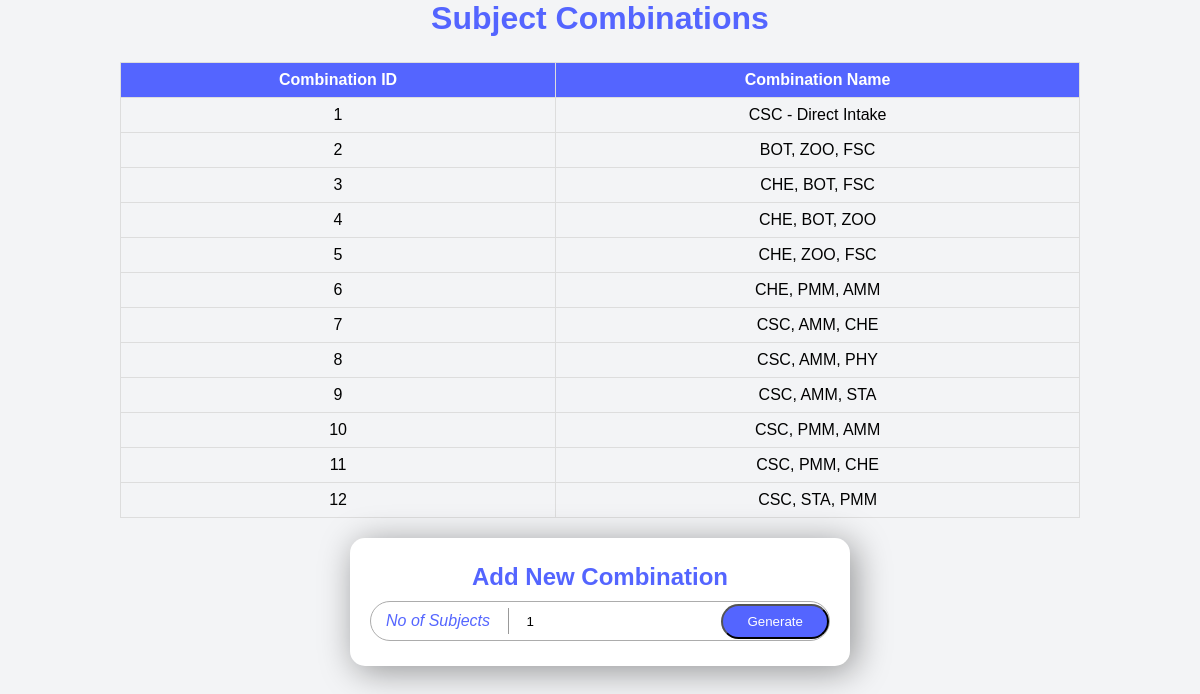
Before: /admin/subject_combination.php with the older database file.
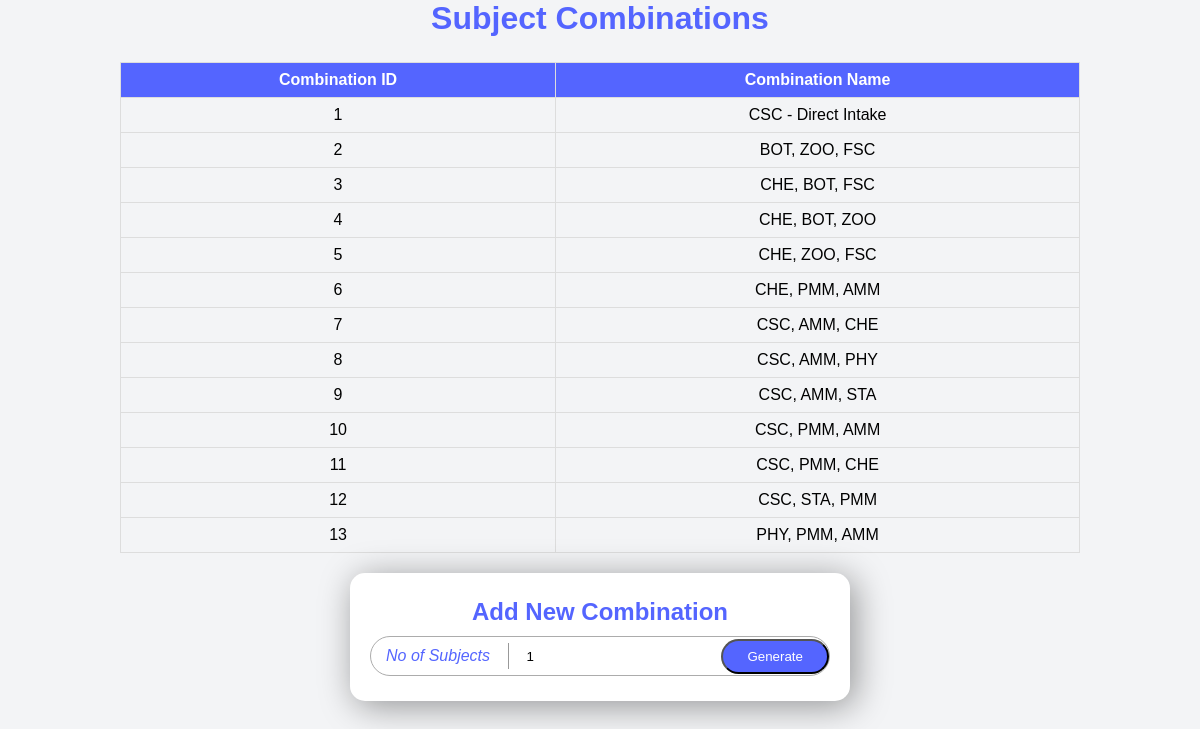
After: the same page with the newer database file.
### tables this page shows
CREATE TABLE `combination` (
  `combinationID` int(11) NOT NULL AUTO_INCREMENT,
  `combinationName` varchar(50) NOT NULL,
  PRIMARY KEY (`combinationID`)
);

### admin/subject_combination.php (the view, shortened to what this page needs)
<?php
require_once("../config/connect.php");
?>
<link rel="stylesheet" href="../assets/css/gen_combinations.css">
<h1 class="sub_comb">Subject Combinations</h1>
<table border="1">
    <tr>
        <th>Combination ID</th>
        <th>Combination Name</th>
    </tr>
    <?php
    $getCombinationsQuery = "SELECT * FROM combination";
    $combinations = mysqli_query($con, $getCombinationsQuery);
    while ($combination = mysqli_fetch_assoc($combinations)) {
        echo "<tr>";
        echo "<td>" . $combination['combinationID'] . "</td>";
        echo "<td>" . $combination['combinationName'] . "</td>";
        echo "</tr>";
    }
    ?>
</table>
<div class="form-container">
    <h2 class="text-center text-primary">Add New Combination</h2>
    <form action="" method="post" id="combinationForm">
        <div class="text-input">
            <i class="fa-solid fa-clipboard-list-check text-primary">No of Subjects</i>
            <input type="number" id="subjectCount" name="subjectCount" min="1" value="1" max="4"
                   placeholder="Number of Subjects" class="w-full outline-none">
            <button type="button" id="generateButton" class="btn btn-primary mt-3">Generate</button>
        </div>
    </form>
</div>

### assets/css/gen_combinations.css (style rules this page uses)
* { margin: 0; padding: 0; box-sizing: border-box; font-family: "Montserrat", sans-serif; }
h1 { text-align: center; color: var(--primary); }
h2 { text-align: center; color: var(--primary); }
table { border-collapse: collapse; width: 80%; margin: auto; margin-top: 20px; margin-bottom: 20px; }
th, td { border: 1px solid #ddd; padding: 8px; text-align: center; }
th { background-color: var(--primary); color: white; }
.form-container { background-color: white; border-radius: 15px; box-shadow: 5px 5px 35px rgba(0, 0, 0, 0.4); padding: 20px; margin: 20px auto; width: 80%; max-width: 500px; }
h2.text-primary { padding-top:5px; }
h1.sub_comb { padding-bottom:5px; }
.text-input { height: 40px; display: flex; align-items: center; justify-content: space-between; gap: 10px; border: 1px solid #acacac; border-radius: 999px; padding: 5px 15px; padding-right: 0; margin: 5px auto; }
.text-input i { color: var(--primary); }
.text-input input { outline: none; border: none; width: 40%; }
.btn { border-radius: 9999px; border-width: 2px; padding-top: 0.5rem; padding-bottom: 0.5rem; padding-left: 1.5rem; padding-right: 1.5rem; font-weight: 500; cursor: pointer; }
.btn-primary { background-color: var(--primary); color: white; }

Changed rows visible on the page:
added combination: combinationID "13", combinationName "PHY, PMM, AMM"
